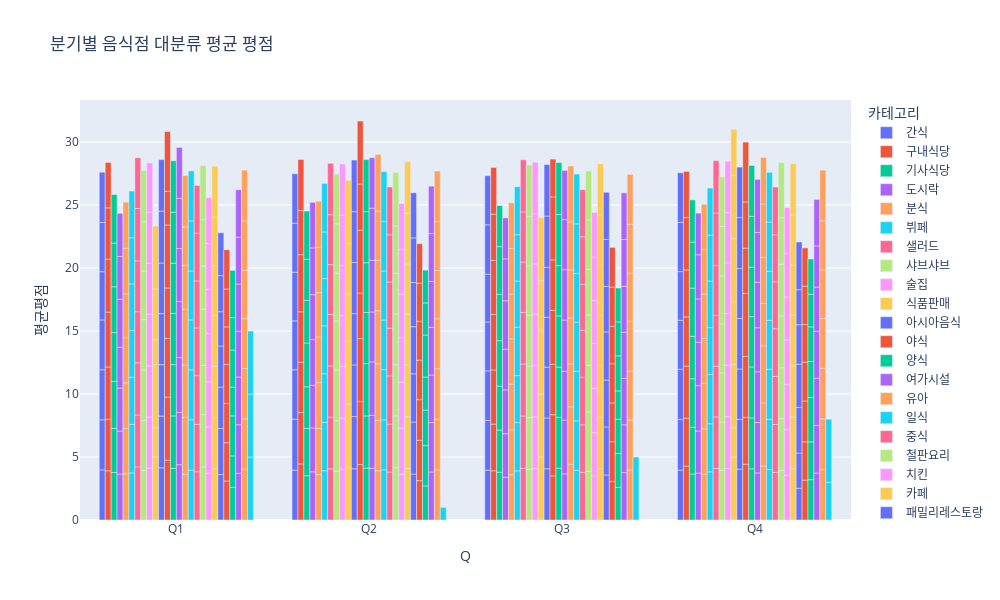

Notebook cell for this chart:
### Code cell
fig = px.bar(
    summary,
    x='Q',
    y='평균평점',
    color='카테고리',
    barmode='group',
    title='분기별 음식점 대분류 평균 평점',
    height=600,
    width=1000,
    hover_data={
    '평균평점': True,
    '리뷰수': True,
    '표준편차': True,
    '중앙값': True,
    '카테고리': False,  
    '요일': False 
},
)
fig.show()

### Figure 1 — Plotly figure (JSON) as saved in the notebook; plotly's stock layout.template omitted (floating-point values rounded to 4 significant figures; data arrays with more than 128 entries replaced by an {"elided": "..."} marker saying what was removed)
{"data": [{"alignmentgroup": "True", "customdata": {"elided": "28x5 mixed values"}, "hovertemplate": "Q=%{x}<br>평균평점=%{y}<br>리뷰수=%{customdata[0]}<br>표준편차=%{customdata[1]}<br>중앙값=%{customdata[2]}<extra></extra>", "legendgroup": "간식", "marker": {"color": "#636efa", "pattern": {"shape": ""}}, "name": "간식", "offsetgroup": "간식", "orientation": "v", "showlegend": true, "textposition": "auto", "type": "bar", "x": ["Q1", "Q1", "Q1", "Q1", "Q1", "Q1", "Q1", "Q2", "Q2", "Q2", "Q2", "Q2", "Q2", "Q2", "Q3", "Q3", "Q3", "Q3", "Q3", "Q3", "Q3", "Q4", "Q4", "Q4", "Q4", "Q4", "Q4", "Q4"], "xaxis": "x", "y": [3.977, 3.971, 3.979, 3.953, 3.827, 3.903, 3.993, 3.955, 4.042, 3.93, 3.878, 3.863, 3.889, 3.925, 3.951, 3.949, 3.934, 3.881, 3.802, 3.908, 3.903, 3.963, 4.01, 3.987, 3.891, 3.864, 3.905, 3.936], "yaxis": "y"}, {"alignmentgroup": "True", "customdata": {"elided": "28x5 mixed values"}, "hovertemplate": "Q=%{x}<br>평균평점=%{y}<br>리뷰수=%{customdata[0]}<br>표준편차=%{customdata[1]}<br>중앙값=%{customdata[2]}<extra></extra>", "legendgroup": "구내식당", "marker": {"color": "#EF553B", "pattern": {"shape": ""}}, "name": "구내식당", "offsetgroup": "구내식당", "orientation": "v", "showlegend": true, "textposition": "auto", "type": "bar", "x": ["Q1", "Q1", "Q1", "Q1", "Q1", "Q1", "Q1", "Q2", "Q2", "Q2", "Q2", "Q2", "Q2", "Q2", "Q3", "Q3", "Q3", "Q3", "Q3", "Q3", "Q3", "Q4", "Q4", "Q4", "Q4", "Q4", "Q4", "Q4"], "xaxis": "x", "y": [3.9, 4.095, 4.147, 4.357, 4.2, 4.077, 3.6, 4.455, 4.071, 4.0, 4.0, 4.533, 3.5, 4.05, 3.909, 3.704, 4.292, 4.412, 4.286, 3.667, 3.708, 4.273, 3.8, 4.143, 3.905, 3.727, 4.154, 3.667], "yaxis": "y"}, {"alignmentgroup": "True", "customdata": {"elided": "28x5 mixed values"}, "hovertemplate": "Q=%{x}<br>평균평점=%{y}<br>리뷰수=%{customdata[0]}<br>표준편차=%{customdata[1]}<br>중앙값=%{customdata[2]}<extra></extra>", "legendgroup": "기사식당", "marker": {"color": "#00cc96", "pattern": {"shape": ""}}, "name": "기사식당", "offsetgroup": "기사식당", "orientation": "v", "showlegend": true, "textposition": "auto", "type": "bar", "x": ["Q1", "Q1", "Q1", "Q1", "Q1", "Q1", "Q1", "Q2", "Q2", "Q2", "Q2", "Q2", "Q2", "Q2", "Q3", "Q3", "Q3", "Q3", "Q3", "Q3", "Q3", "Q4", "Q4", "Q4", "Q4", "Q4", "Q4", "Q4"], "xaxis": "x", "y": [3.769, 3.5, 3.73, 3.875, 3.641, 3.459, 3.857, 3.509, 3.762, 3.298, 3.479, 3.38, 3.263, 3.829, 3.795, 3.343, 3.486, 3.609, 3.676, 3.785, 3.26, 3.652, 3.709, 3.851, 3.365, 3.828, 3.654, 3.352], "yaxis": "y"}, {"alignmentgroup": "True", "customdata": {"elided": "28x5 mixed values"}, "hovertemplate": "Q=%{x}<br>평균평점=%{y}<br>리뷰수=%{customdata[0]}<br>표준편차=%{customdata[1]}<br>중앙값=%{customdata[2]}<extra></extra>", "legendgroup": "도시락", "marker": {"color": "#ab63fa", "pattern": {"shape": ""}}, "name": "도시락", "offsetgroup": "도시락", "orientation": "v", "showlegend": true, "textposition": "auto", "type": "bar", "x": ["Q1", "Q1", "Q1", "Q1", "Q1", "Q1", "Q1", "Q2", "Q2", "Q2", "Q2", "Q2", "Q2", "Q2", "Q3", "Q3", "Q3", "Q3", "Q3", "Q3", "Q3", "Q4", "Q4", "Q4", "Q4", "Q4", "Q4", "Q4"], "xaxis": "x", "y": [3.65, 3.411, 3.411, 3.248, 3.798, 3.393, 3.43, 3.824, 3.48, 3.384, 3.629, 3.565, 3.716, 3.613, 3.38, 3.466, 3.481, 3.223, 3.852, 3.321, 3.252, 3.729, 3.333, 3.603, 3.438, 3.44, 3.505, 3.308], "yaxis": "y"}, {"alignmentgroup": "True", "customdata": {"elided": "28x5 mixed values"}, "hovertemplate": "Q=%{x}<br>평균평점=%{y}<br>리뷰수=%{customdata[0]}<br>표준편차=%{customdata[1]}<br>중앙값=%{customdata[2]}<extra></extra>", "legendgroup": "분식", "marker": {"color": "#FFA15A", "pattern": {"shape": ""}}, "name": "분식", "offsetgroup": "분식", "orientation": "v", "showlegend": true, "textposition": "auto", "type": "bar", "x": ["Q1", "Q1", "Q1", "Q1", "Q1", "Q1", "Q1", "Q2", "Q2", "Q2", "Q2", "Q2", "Q2", "Q2", "Q3", "Q3", "Q3", "Q3", "Q3", "Q3", "Q3", "Q4", "Q4", "Q4", "Q4", "Q4", "Q4", "Q4"], "xaxis": "x", "y": [3.675, 3.6, 3.618, 3.582, 3.479, 3.618, 3.654, 3.613, 3.653, 3.637, 3.611, 3.533, 3.591, 3.663, 3.597, 3.565, 3.62, 3.601, 3.55, 3.607, 3.639, 3.631, 3.598, 3.616, 3.561, 3.515, 3.532, 3.604], "yaxis": "y"}, {"alignmentgroup": "True", "customdata": {"elided": "28x5 mixed values"}, "hovertemplate": "Q=%{x}<br>평균평점=%{y}<br>리뷰수=%{customdata[0]}<br>표준편차=%{customdata[1]}<br>중앙값=%{customdata[2]}<extra></extra>", "legendgroup": "뷔페", "marker": {"color": "#19d3f3", "pattern": {"shape": ""}}, "name": "뷔페", "offsetgroup": "뷔페", "orientation": "v", "showlegend": true, "textposition": "auto", "type": "bar", "x": ["Q1", "Q1", "Q1", "Q1", "Q1", "Q1", "Q1", "Q2", "Q2", "Q2", "Q2", "Q2", "Q2", "Q2", "Q3", "Q3", "Q3", "Q3", "Q3", "Q3", "Q3", "Q4", "Q4", "Q4", "Q4", "Q4", "Q4", "Q4"], "xaxis": "x", "y": [3.733, 3.855, 3.729, 3.716, 3.707, 3.658, 3.711, 3.908, 3.834, 3.862, 3.806, 3.753, 3.699, 3.851, 3.898, 3.834, 3.727, 3.844, 3.654, 3.69, 3.809, 3.822, 3.818, 3.911, 3.721, 3.695, 3.643, 3.735], "yaxis": "y"}, {"alignmentgroup": "True", "customdata": {"elided": "28x5 mixed values"}, "hovertemplate": "Q=%{x}<br>평균평점=%{y}<br>리뷰수=%{customdata[0]}<br>표준편차=%{customdata[1]}<br>중앙값=%{customdata[2]}<extra></extra>", "legendgroup": "샐러드", "marker": {"color": "#FF6692", "pattern": {"shape": ""}}, "name": "샐러드", "offsetgroup": "샐러드", "orientation": "v", "showlegend": true, "textposition": "auto", "type": "bar", "x": ["Q1", "Q1", "Q1", "Q1", "Q1", "Q1", "Q1", "Q2", "Q2", "Q2", "Q2", "Q2", "Q2", "Q2", "Q3", "Q3", "Q3", "Q3", "Q3", "Q3", "Q3", "Q4", "Q4", "Q4", "Q4", "Q4", "Q4", "Q4"], "xaxis": "x", "y": [4.213, 4.118, 4.149, 4.046, 4.039, 4.16, 4.024, 4.063, 4.094, 4.074, 4.083, 3.955, 3.963, 4.079, 4.094, 4.158, 4.119, 4.102, 3.992, 3.985, 4.135, 4.085, 4.095, 4.027, 4.028, 3.96, 4.162, 4.167], "yaxis": "y"}, {"alignmentgroup": "True", "customdata": {"elided": "28x5 mixed values"}, "hovertemplate": "Q=%{x}<br>평균평점=%{y}<br>리뷰수=%{customdata[0]}<br>표준편차=%{customdata[1]}<br>중앙값=%{customdata[2]}<extra></extra>", "legendgroup": "샤브샤브", "marker": {"color": "#B6E880", "pattern": {"shape": ""}}, "name": "샤브샤브", "offsetgroup": "샤브샤브", "orientation": "v", "showlegend": true, "textposition": "auto", "type": "bar", "x": ["Q1", "Q1", "Q1", "Q1", "Q1", "Q1", "Q1", "Q2", "Q2", "Q2", "Q2", "Q2", "Q2", "Q2", "Q3", "Q3", "Q3", "Q3", "Q3", "Q3", "Q3", "Q4", "Q4", "Q4", "Q4", "Q4", "Q4", "Q4"], "xaxis": "x", "y": [3.944, 3.959, 3.995, 3.999, 3.87, 3.897, 4.086, 3.883, 3.994, 4.033, 3.886, 3.804, 3.904, 3.942, 3.998, 4.119, 4.071, 4.052, 3.94, 3.9, 4.094, 3.938, 3.842, 3.895, 3.881, 3.815, 3.926, 3.941], "yaxis": "y"}, {"alignmentgroup": "True", "customdata": {"elided": "28x5 mixed values"}, "hovertemplate": "Q=%{x}<br>평균평점=%{y}<br>리뷰수=%{customdata[0]}<br>표준편차=%{customdata[1]}<br>중앙값=%{customdata[2]}<extra></extra>", "legendgroup": "술집", "marker": {"color": "#FF97FF", "pattern": {"shape": ""}}, "name": "술집", "offsetgroup": "술집", "orientation": "v", "showlegend": true, "textposition": "auto", "type": "bar", "x": ["Q1", "Q1", "Q1", "Q1", "Q1", "Q1", "Q1", "Q2", "Q2", "Q2", "Q2", "Q2", "Q2", "Q2", "Q3", "Q3", "Q3", "Q3", "Q3", "Q3", "Q3", "Q4", "Q4", "Q4", "Q4", "Q4", "Q4", "Q4"], "xaxis": "x", "y": [4.093, 4.073, 4.069, 4.108, 4.035, 4.041, 3.919, 4.026, 4.04, 4.127, 4.032, 3.974, 3.988, 4.062, 4.08, 4.106, 4.086, 4.046, 4.001, 3.998, 4.076, 4.088, 4.116, 4.088, 4.088, 4.018, 4.004, 4.065], "yaxis": "y"}, {"alignmentgroup": "True", "customdata": [[5, 0, 5, "식품판매", "금요일"], [3, 2.309, 1, "식품판매", "목요일"], [1, null, 5, "식품판매", "수요일"], [1, null, 2, "식품판매", "월요일"], [1, null, 4, "식품판매", "일요일"], [2, 0, 5, "식품판매", "화요일"], [5, 0.8367, 4, "식품판매", "목요일"], [1, null, 5, "식품판매", "수요일"], [4, 0, 5, "식품판매", "월요일"], [4, 1.893, 4.5, "식품판매", "일요일"], [1, null, 4, "식품판매", "토요일"], [4, 0, 5, "식품판매", "화요일"], [2, 0, 5, "식품판매", "목요일"], [1, null, 5, "식품판매", "월요일"], [2, 0, 5, "식품판매", "일요일"], [3, 1.732, 5, "식품판매", "토요일"], [3, 0, 5, "식품판매", "화요일"], [1, null, 5, "식품판매", "금요일"], [3, 2.309, 1, "식품판매", "목요일"], [3, 0, 5, "식품판매", "수요일"], [1, null, 5, "식품판매", "월요일"], [2, 0, 5, "식품판매", "일요일"], [3, 0, 5, "식품판매", "토요일"], [6, 2.066, 5, "식품판매", "화요일"]], "hovertemplate": "Q=%{x}<br>평균평점=%{y}<br>리뷰수=%{customdata[0]}<br>표준편차=%{customdata[1]}<br>중앙값=%{customdata[2]}<extra></extra>", "legendgroup": "식품판매", "marker": {"color": "#FECB52", "pattern": {"shape": ""}}, "name": "식품판매", "offsetgroup": "식품판매", "orientation": "v", "showlegend": true, "textposition": "auto", "type": "bar", "x": ["Q1", "Q1", "Q1", "Q1", "Q1", "Q1", "Q2", "Q2", "Q2", "Q2", "Q2", "Q2", "Q3", "Q3", "Q3", "Q3", "Q3", "Q4", "Q4", "Q4", "Q4", "Q4", "Q4", "Q4"], "xaxis": "x", "y": [5.0, 2.333, 5.0, 2.0, 4.0, 5.0, 4.2, 5.0, 5.0, 3.75, 4.0, 5.0, 5.0, 5.0, 5.0, 4.0, 5.0, 5.0, 2.333, 5.0, 5.0, 5.0, 5.0, 3.667], "yaxis": "y"}, {"alignmentgroup": "True", "customdata": {"elided": "28x5 mixed values"}, "hovertemplate": "Q=%{x}<br>평균평점=%{y}<br>리뷰수=%{customdata[0]}<br>표준편차=%{customdata[1]}<br>중앙값=%{customdata[2]}<extra></extra>", "legendgroup": "아시아음식", "marker": {"color": "#636efa", "pattern": {"shape": ""}}, "name": "아시아음식", "offsetgroup": "아시아음식", "orientation": "v", "showlegend": true, "textposition": "auto", "type": "bar", "x": ["Q1", "Q1", "Q1", "Q1", "Q1", "Q1", "Q1", "Q2", "Q2", "Q2", "Q2", "Q2", "Q2", "Q2", "Q3", "Q3", "Q3", "Q3", "Q3", "Q3", "Q3", "Q4", "Q4", "Q4", "Q4", "Q4", "Q4", "Q4"], "xaxis": "x", "y": [4.146, 4.102, 4.083, 4.046, 4.018, 4.118, 4.09, 4.068, 4.143, 4.098, 4.064, 4.061, 4.036, 4.099, 4.067, 4.031, 4.035, 3.951, 3.973, 4.065, 4.088, 4.034, 3.95, 3.999, 4.006, 3.968, 4.048, 4.004], "yaxis": "y"}, {"alignmentgroup": "True", "customdata": {"elided": "28x5 mixed values"}, "hovertemplate": "Q=%{x}<br>평균평점=%{y}<br>리뷰수=%{customdata[0]}<br>표준편차=%{customdata[1]}<br>중앙값=%{customdata[2]}<extra></extra>", "legendgroup": "야식", "marker": {"color": "#EF553B", "pattern": {"shape": ""}}, "name": "야식", "offsetgroup": "야식", "orientation": "v", "showlegend": true, "textposition": "auto", "type": "bar", "x": ["Q1", "Q1", "Q1", "Q1", "Q1", "Q1", "Q1", "Q2", "Q2", "Q2", "Q2", "Q2", "Q2", "Q2", "Q3", "Q3", "Q3", "Q3", "Q3", "Q3", "Q3", "Q4", "Q4", "Q4", "Q4", "Q4", "Q4", "Q4"], "xaxis": "x", "y": [4.75, 5.0, 4.667, 4.0, 5.0, 2.667, 4.75, 4.4, 5.0, 5.0, 3.6, 5.0, 3.667, 5.0, 3.5, 4.857, 4.0, 4.286, 4.0, 5.0, 3.0, 4.429, 3.714, 4.833, 5.0, 3.6, 3.667, 4.75], "yaxis": "y"}, {"alignmentgroup": "True", "customdata": {"elided": "28x5 mixed values"}, "hovertemplate": "Q=%{x}<br>평균평점=%{y}<br>리뷰수=%{customdata[0]}<br>표준편차=%{customdata[1]}<br>중앙값=%{customdata[2]}<extra></extra>", "legendgroup": "양식", "marker": {"color": "#00cc96", "pattern": {"shape": ""}}, "name": "양식", "offsetgroup": "양식", "orientation": "v", "showlegend": true, "textposition": "auto", "type": "bar", "x": ["Q1", "Q1", "Q1", "Q1", "Q1", "Q1", "Q1", "Q2", "Q2", "Q2", "Q2", "Q2", "Q2", "Q2", "Q3", "Q3", "Q3", "Q3", "Q3", "Q3", "Q3", "Q4", "Q4", "Q4", "Q4", "Q4", "Q4", "Q4"], "xaxis": "x", "y": [4.101, 4.158, 4.073, 4.062, 3.986, 4.046, 4.085, 4.118, 4.142, 4.148, 4.061, 3.948, 4.058, 4.128, 4.115, 4.031, 3.994, 4.06, 3.99, 4.061, 4.118, 4.063, 4.047, 4.039, 3.989, 3.925, 4.036, 4.042], "yaxis": "y"}, {"alignmentgroup": "True", "customdata": {"elided": "28x5 mixed values"}, "hovertemplate": "Q=%{x}<br>평균평점=%{y}<br>리뷰수=%{customdata[0]}<br>표준편차=%{customdata[1]}<br>중앙값=%{customdata[2]}<extra></extra>", "legendgroup": "여가시설", "marker": {"color": "#ab63fa", "pattern": {"shape": ""}}, "name": "여가시설", "offsetgroup": "여가시설", "orientation": "v", "showlegend": true, "textposition": "auto", "type": "bar", "x": ["Q1", "Q1", "Q1", "Q1", "Q1", "Q1", "Q1", "Q2", "Q2", "Q2", "Q2", "Q2", "Q2", "Q2", "Q3", "Q3", "Q3", "Q3", "Q3", "Q3", "Q3", "Q4", "Q4", "Q4", "Q4", "Q4", "Q4", "Q4"], "xaxis": "x", "y": [4.387, 4.154, 4.351, 4.444, 4.204, 3.979, 4.048, 4.111, 4.2, 4.235, 3.963, 4.1, 4.14, 4.0, 3.659, 4.269, 3.871, 4.07, 4.0, 3.966, 3.909, 3.737, 4.0, 4.022, 3.5, 3.614, 3.949, 4.216], "yaxis": "y"}, {"alignmentgroup": "True", "customdata": {"elided": "28x5 mixed values"}, "hovertemplate": "Q=%{x}<br>평균평점=%{y}<br>리뷰수=%{customdata[0]}<br>표준편차=%{customdata[1]}<br>중앙값=%{customdata[2]}<extra></extra>", "legendgroup": "유아", "marker": {"color": "#FFA15A", "pattern": {"shape": ""}}, "name": "유아", "offsetgroup": "유아", "orientation": "v", "showlegend": true, "textposition": "auto", "type": "bar", "x": ["Q1", "Q1", "Q1", "Q1", "Q1", "Q1", "Q1", "Q2", "Q2", "Q2", "Q2", "Q2", "Q2", "Q2", "Q3", "Q3", "Q3", "Q3", "Q3", "Q3", "Q3", "Q4", "Q4", "Q4", "Q4", "Q4", "Q4", "Q4"], "xaxis": "x", "y": [3.636, 4.5, 4.167, 4.429, 3.48, 3.04, 4.083, 3.909, 4.0, 4.5, 4.2, 4.0, 3.905, 4.5, 4.429, 4.562, 3.4, 3.65, 3.818, 3.812, 4.421, 4.286, 5.0, 4.538, 3.364, 3.65, 4.238, 3.692], "yaxis": "y"}, {"alignmentgroup": "True", "customdata": {"elided": "28x5 mixed values"}, "hovertemplate": "Q=%{x}<br>평균평점=%{y}<br>리뷰수=%{customdata[0]}<br>표준편차=%{customdata[1]}<br>중앙값=%{customdata[2]}<extra></extra>", "legendgroup": "일식", "marker": {"color": "#19d3f3", "pattern": {"shape": ""}}, "name": "일식", "offsetgroup": "일식", "orientation": "v", "showlegend": true, "textposition": "auto", "type": "bar", "x": ["Q1", "Q1", "Q1", "Q1", "Q1", "Q1", "Q1", "Q2", "Q2", "Q2", "Q2", "Q2", "Q2", "Q2", "Q3", "Q3", "Q3", "Q3", "Q3", "Q3", "Q3", "Q4", "Q4", "Q4", "Q4", "Q4", "Q4", "Q4"], "xaxis": "x", "y": [3.958, 3.999, 3.961, 3.963, 3.88, 3.979, 3.971, 3.983, 3.962, 3.99, 3.938, 3.884, 3.927, 3.962, 3.945, 3.923, 3.934, 3.906, 3.857, 3.938, 3.951, 3.997, 3.987, 3.972, 3.889, 3.888, 3.911, 3.95], "yaxis": "y"}, {"alignmentgroup": "True", "customdata": {"elided": "28x5 mixed values"}, "hovertemplate": "Q=%{x}<br>평균평점=%{y}<br>리뷰수=%{customdata[0]}<br>표준편차=%{customdata[1]}<br>중앙값=%{customdata[2]}<extra></extra>", "legendgroup": "중식", "marker": {"color": "#FF6692", "pattern": {"shape": ""}}, "name": "중식", "offsetgroup": "중식", "orientation": "v", "showlegend": true, "textposition": "auto", "type": "bar", "x": ["Q1", "Q1", "Q1", "Q1", "Q1", "Q1", "Q1", "Q2", "Q2", "Q2", "Q2", "Q2", "Q2", "Q2", "Q3", "Q3", "Q3", "Q3", "Q3", "Q3", "Q3", "Q4", "Q4", "Q4", "Q4", "Q4", "Q4", "Q4"], "xaxis": "x", "y": [3.832, 3.763, 3.86, 3.79, 3.73, 3.781, 3.796, 3.806, 3.807, 3.827, 3.785, 3.661, 3.75, 3.793, 3.787, 3.766, 3.774, 3.734, 3.647, 3.77, 3.74, 3.782, 3.796, 3.821, 3.782, 3.724, 3.724, 3.801], "yaxis": "y"}, {"alignmentgroup": "True", "customdata": {"elided": "28x5 mixed values"}, "hovertemplate": "Q=%{x}<br>평균평점=%{y}<br>리뷰수=%{customdata[0]}<br>표준편차=%{customdata[1]}<br>중앙값=%{customdata[2]}<extra></extra>", "legendgroup": "철판요리", "marker": {"color": "#B6E880", "pattern": {"shape": ""}}, "name": "철판요리", "offsetgroup": "철판요리", "orientation": "v", "showlegend": true, "textposition": "auto", "type": "bar", "x": ["Q1", "Q1", "Q1", "Q1", "Q1", "Q1", "Q1", "Q2", "Q2", "Q2", "Q2", "Q2", "Q2", "Q2", "Q3", "Q3", "Q3", "Q3", "Q3", "Q3", "Q3", "Q4", "Q4", "Q4", "Q4", "Q4", "Q4", "Q4"], "xaxis": "x", "y": [4.217, 4.146, 3.906, 4.458, 3.429, 3.679, 4.292, 4.15, 4.115, 4.062, 4.033, 3.233, 3.742, 4.241, 3.87, 4.714, 3.692, 4.0, 3.61, 3.933, 3.885, 3.921, 4.121, 4.032, 4.118, 4.114, 3.684, 4.379], "yaxis": "y"}, {"alignmentgroup": "True", "customdata": {"elided": "28x5 mixed values"}, "hovertemplate": "Q=%{x}<br>평균평점=%{y}<br>리뷰수=%{customdata[0]}<br>표준편차=%{customdata[1]}<br>중앙값=%{customdata[2]}<extra></extra>", "legendgroup": "치킨", "marker": {"color": "#FF97FF", "pattern": {"shape": ""}}, "name": "치킨", "offsetgroup": "치킨", "orientation": "v", "showlegend": true, "textposition": "auto", "type": "bar", "x": ["Q1", "Q1", "Q1", "Q1", "Q1", "Q1", "Q1", "Q2", "Q2", "Q2", "Q2", "Q2", "Q2", "Q2", "Q3", "Q3", "Q3", "Q3", "Q3", "Q3", "Q3", "Q4", "Q4", "Q4", "Q4", "Q4", "Q4", "Q4"], "xaxis": "x", "y": [3.701, 3.686, 3.578, 3.83, 3.503, 3.637, 3.644, 3.635, 3.663, 3.638, 3.543, 3.442, 3.555, 3.639, 3.496, 3.431, 3.523, 3.558, 3.433, 3.406, 3.562, 3.547, 3.613, 3.616, 3.513, 3.406, 3.469, 3.628], "yaxis": "y"}, {"alignmentgroup": "True", "customdata": {"elided": "28x5 mixed values"}, "hovertemplate": "Q=%{x}<br>평균평점=%{y}<br>리뷰수=%{customdata[0]}<br>표준편차=%{customdata[1]}<br>중앙값=%{customdata[2]}<extra></extra>", "legendgroup": "카페", "marker": {"color": "#FECB52", "pattern": {"shape": ""}}, "name": "카페", "offsetgroup": "카페", "orientation": "v", "showlegend": true, "textposition": "auto", "type": "bar", "x": ["Q1", "Q1", "Q1", "Q1", "Q1", "Q1", "Q1", "Q2", "Q2", "Q2", "Q2", "Q2", "Q2", "Q2", "Q3", "Q3", "Q3", "Q3", "Q3", "Q3", "Q3", "Q4", "Q4", "Q4", "Q4", "Q4", "Q4", "Q4"], "xaxis": "x", "y": [4.072, 4.059, 4.069, 4.039, 3.932, 3.859, 4.055, 4.083, 4.125, 4.097, 4.036, 3.962, 4.044, 4.086, 4.07, 4.103, 4.082, 4.009, 3.931, 4.008, 4.059, 4.077, 4.085, 4.067, 4.051, 3.955, 3.976, 4.075], "yaxis": "y"}, {"alignmentgroup": "True", "customdata": {"elided": "28x5 mixed values"}, "hovertemplate": "Q=%{x}<br>평균평점=%{y}<br>리뷰수=%{customdata[0]}<br>표준편차=%{customdata[1]}<br>중앙값=%{customdata[2]}<extra></extra>", "legendgroup": "패밀리레스토랑", "marker": {"color": "#636efa", "pattern": {"shape": ""}}, "name": "패밀리레스토랑", "offsetgroup": "패밀리레스토랑", "orientation": "v", "showlegend": true, "textposition": "auto", "type": "bar", "x": ["Q1", "Q1", "Q1", "Q1", "Q1", "Q1", "Q1", "Q2", "Q2", "Q2", "Q2", "Q2", "Q2", "Q2", "Q3", "Q3", "Q3", "Q3", "Q3", "Q3", "Q3", "Q4", "Q4", "Q4", "Q4", "Q4", "Q4", "Q4"], "xaxis": "x", "y": [3.605, 3.658, 3.281, 3.261, 2.725, 2.866, 3.402, 3.647, 4.132, 3.828, 3.735, 3.509, 3.541, 3.58, 3.576, 3.808, 3.717, 3.827, 3.612, 3.733, 3.739, 2.517, 2.796, 3.622, 3.422, 3.145, 2.773, 3.79], "yaxis": "y"}, {"alignmentgroup": "True", "customdata": {"elided": "28x5 mixed values"}, "hovertemplate": "Q=%{x}<br>평균평점=%{y}<br>리뷰수=%{customdata[0]}<br>표준편차=%{customdata[1]}<br>중앙값=%{customdata[2]}<extra></extra>", "legendgroup": "패스트푸드", "marker": {"color": "#EF553B", "pattern": {"shape": ""}}, "name": "패스트푸드", "offsetgroup": "패스트푸드", "orientation": "v", "showlegend": true, "textposition": "auto", "type": "bar", "x": ["Q1", "Q1", "Q1", "Q1", "Q1", "Q1", "Q1", "Q2", "Q2", "Q2", "Q2", "Q2", "Q2", "Q2", "Q3", "Q3", "Q3", "Q3", "Q3", "Q3", "Q3", "Q4", "Q4", "Q4", "Q4", "Q4", "Q4", "Q4"], "xaxis": "x", "y": [3.097, 3.035, 3.113, 3.1, 2.978, 3.009, 3.119, 3.123, 3.205, 3.222, 3.136, 3.077, 3.031, 3.135, 3.054, 3.163, 3.074, 3.115, 2.971, 3.099, 3.163, 3.167, 3.04, 3.238, 3.081, 2.988, 3.046, 3.034], "yaxis": "y"}, {"alignmentgroup": "True", "customdata": {"elided": "28x5 mixed values"}, "hovertemplate": "Q=%{x}<br>평균평점=%{y}<br>리뷰수=%{customdata[0]}<br>표준편차=%{customdata[1]}<br>중앙값=%{customdata[2]}<extra></extra>", "legendgroup": "푸드코트", "marker": {"color": "#00cc96", "pattern": {"shape": ""}}, "name": "푸드코트", "offsetgroup": "푸드코트", "orientation": "v", "showlegend": true, "textposition": "auto", "type": "bar", "x": ["Q1", "Q1", "Q1", "Q1", "Q1", "Q1", "Q1", "Q2", "Q2", "Q2", "Q2", "Q2", "Q2", "Q2", "Q3", "Q3", "Q3", "Q3", "Q3", "Q3", "Q3", "Q4", "Q4", "Q4", "Q4", "Q4", "Q4", "Q4"], "xaxis": "x", "y": [2.588, 2.5, 3.176, 2.286, 2.941, 2.571, 3.75, 2.706, 3.2, 2.818, 2.625, 3.333, 2.545, 2.6, 2.579, 2.7, 2.714, 2.25, 2.783, 2.692, 2.692, 3.2, 3.0, 3.522, 2.857, 2.75, 2.588, 2.8], "yaxis": "y"}, {"alignmentgroup": "True", "customdata": {"elided": "28x5 mixed values"}, "hovertemplate": "Q=%{x}<br>평균평점=%{y}<br>리뷰수=%{customdata[0]}<br>표준편차=%{customdata[1]}<br>중앙값=%{customdata[2]}<extra></extra>", "legendgroup": "퓨전요리", "marker": {"color": "#ab63fa", "pattern": {"shape": ""}}, "name": "퓨전요리", "offsetgroup": "퓨전요리", "orientation": "v", "showlegend": true, "textposition": "auto", "type": "bar", "x": ["Q1", "Q1", "Q1", "Q1", "Q1", "Q1", "Q1", "Q2", "Q2", "Q2", "Q2", "Q2", "Q2", "Q2", "Q3", "Q3", "Q3", "Q3", "Q3", "Q3", "Q3", "Q4", "Q4", "Q4", "Q4", "Q4", "Q4", "Q4"], "xaxis": "x", "y": [3.697, 3.862, 3.788, 3.624, 3.756, 3.703, 3.777, 3.811, 3.917, 3.776, 3.786, 3.639, 3.801, 3.762, 3.757, 3.797, 3.688, 3.654, 3.656, 3.708, 3.702, 3.729, 3.773, 3.755, 3.716, 3.509, 3.271, 3.689], "yaxis": "y"}, {"alignmentgroup": "True", "customdata": {"elided": "28x5 mixed values"}, "hovertemplate": "Q=%{x}<br>평균평점=%{y}<br>리뷰수=%{customdata[0]}<br>표준편차=%{customdata[1]}<br>중앙값=%{customdata[2]}<extra></extra>", "legendgroup": "한식", "marker": {"color": "#FFA15A", "pattern": {"shape": ""}}, "name": "한식", "offsetgroup": "한식", "orientation": "v", "showlegend": true, "textposition": "auto", "type": "bar", "x": ["Q1", "Q1", "Q1", "Q1", "Q1", "Q1", "Q1", "Q2", "Q2", "Q2", "Q2", "Q2", "Q2", "Q2", "Q3", "Q3", "Q3", "Q3", "Q3", "Q3", "Q3", "Q4", "Q4", "Q4", "Q4", "Q4", "Q4", "Q4"], "xaxis": "x", "y": [4.033, 3.998, 3.99, 3.962, 3.824, 3.938, 4.022, 3.979, 4.023, 3.996, 3.976, 3.827, 3.896, 4.001, 3.967, 3.956, 3.888, 3.938, 3.822, 3.897, 3.96, 4.013, 4.027, 4.008, 3.947, 3.853, 3.906, 4.01], "yaxis": "y"}, {"alignmentgroup": "True", "customdata": [[1, null, 5, "전문대행", "목요일"], [1, null, 5, "전문대행", "일요일"], [1, null, 5, "전문대행", "토요일"], [1, null, 1, "전문대행", "화요일"], [1, null, 5, "전문대행", "수요일"], [2, 0, 3, "전문대행", "월요일"], [2, 0, 5, "전문대행", "토요일"]], "hovertemplate": "Q=%{x}<br>평균평점=%{y}<br>리뷰수=%{customdata[0]}<br>표준편차=%{customdata[1]}<br>중앙값=%{customdata[2]}<extra></extra>", "legendgroup": "전문대행", "marker": {"color": "#19d3f3", "pattern": {"shape": ""}}, "name": "전문대행", "offsetgroup": "전문대행", "orientation": "v", "showlegend": true, "textposition": "auto", "type": "bar", "x": ["Q1", "Q1", "Q1", "Q2", "Q3", "Q4", "Q4"], "xaxis": "x", "y": [5.0, 5.0, 5.0, 1.0, 5.0, 3.0, 5.0], "yaxis": "y"}], "layout": {"barmode": "group", "height": 600, "legend": {"title": {"text": "카테고리"}, "tracegroupgap": 0}, "title": {"text": "분기별 음식점 대분류 평균 평점"}, "width": 1000, "xaxis": {"anchor": "y", "domain": [0, 1], "title": {"text": "Q"}}, "yaxis": {"anchor": "x", "domain": [0, 1], "title": {"text": "평균평점"}}}}
